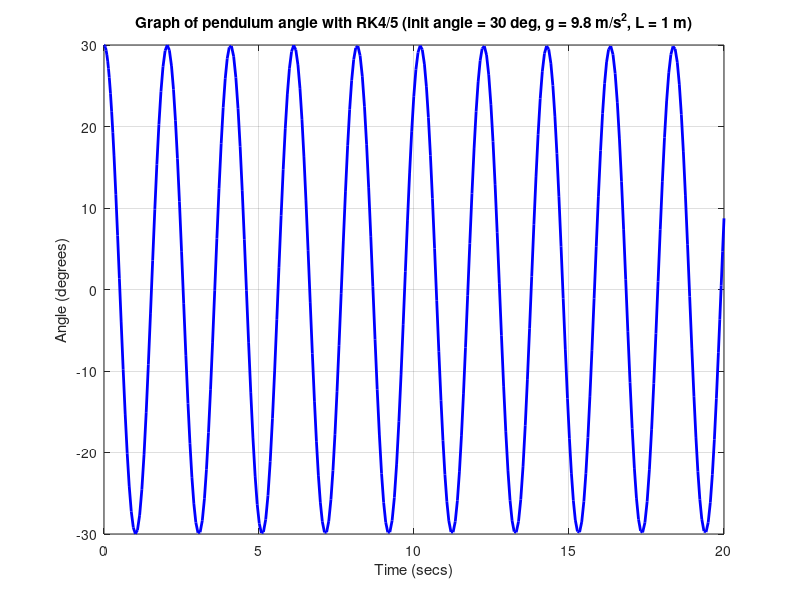

This chart was generated by the following MATLAB code:

clear; clc;

g = 9.8; 
L = 1;
theta0 = deg2rad(30); 
omega0 = 0;           
tspan = [0 20];
y0 = [theta0; omega0];
f_pendulum = @(t, y) [y(2); -(g/L)*sin(y(1))];
[t_sol, y_sol] = ode45(f_pendulum, tspan, y0);

theta_sol = y_sol(:, 1); 
omega_sol = y_sol(:, 2); 

fig = figure;
plot(t_sol, rad2deg(theta_sol), 'b-', 'LineWidth', 2);
title('Graph of pendulum angle with RK4/5 (init angle = 30 deg, g = 9.8 m/s^2, L = 1 m)');
xlabel('Time (secs)');
ylabel('Angle (degrees)');
grid on;
exportgraphics(fig,'Matlab/pendulum/graph.png','Resolution',300);
disp(['Graph is saved!'])
